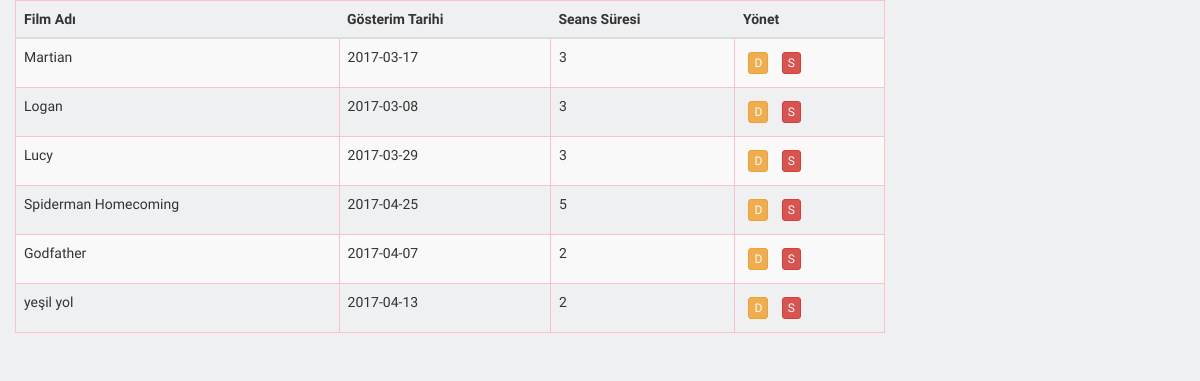
Page /panel/film-index.php on the committed database.
### tables this page shows
CREATE TABLE `filmler` (
  `id` int(2) NOT NULL,
  `film_adi` varchar(50) NOT NULL,
  `yonetmen` text NOT NULL,
  `oyuncular` varchar(175) NOT NULL,
  `ozet` varchar(500) NOT NULL,
  `fragman` varchar(200) NOT NULL,
  `afis` varchar(60) NOT NULL,
  `seans` int(2) NOT NULL,
  `gosterim_tarihi` date NOT NULL DEFAULT '2017-03-29',
  `gosterim_turu` tinyint(1) NOT NULL
);

### panel/film-index.php (the view, shortened to what this page needs)
<!DOCTYPE html>
<html lang="en">
<head>
    <link href="css/bootstrap.css" rel="stylesheet" type="text/css">
    <link href= "css/font-awesome.min.css" rel="stylesheet">
    <link href="css/hover.css" rel="stylesheet">
    <link href="css/jasny-bootstrap.min.css" rel="stylesheet">
     <link href="css/datatables.min.css" rel="stylesheet">
    <link href="css/ayar.css" rel="stylesheet">
</head>
<body>
<?php include ("connect.php"); ?>
    <div class="row">
        <div class="col-md-9">
            <div class="row">
                <table class="dataTable-example table table-striped">
                <thead>
                    <tr>
                        <th>Film Adı</th>
                        <th>Gösterim Tarihi</th>
                        <th>Seans Süresi</th>
                        <th>Yönet</th>
                    </tr>
                    </thead>
                    <tbody>
                      <?php
                     $filmler = $db ->prepare("select * from filmler");
                     $filmler -> execute(array());
                     $dizi = $filmler -> fetchALL(PDO::FETCH_ASSOC);
                     foreach ($dizi as $elements) {
                        $id = $elements["id"];
                        $film_adi= $elements["film_adi"];
                        $seans = $elements["seans"];
                        $gosterim_tarihi = $elements["gosterim_tarihi"];
                        echo ' <tr>
                        <td>'.$film_adi.'</td>
                        <td>'.$gosterim_tarihi.'</td>
                        <td>'.$seans.'</td>
                        <td>
                        <a class="btn btn-warning btn-xs" href="filmler.php?x=filmduzenle&id='.$id.'" role="button">D</a>
                        <a class="btn btn-danger btn-xs" href="film_sil.php?k='.$id.'" role="button">S</a></td>
                        </tr>';
                     }
                      ?>
                    </tbody>
                </table>
            </div>
        </div>
    </div>
</body>
</html>

### panel/css/ayar.css (style rules this page uses)
html,body { font-family: 'Work Sans', sans-serif; }
.row { margin-left: 0px; margin-right: 0px; }
body { background: #EFF0F1; }
table td { border-top: none !important; }
table , tr, td { border: 1px solid pink; }
.btn-xs { margin: 5px; }

### rows in the picture
filmler: film_adi "Martian", gosterim_tarihi "2017-03-17", seans "3"
filmler: film_adi "Logan", gosterim_tarihi "2017-03-08", seans "3"
filmler: film_adi "Lucy", gosterim_tarihi "2017-03-29", seans "3"
filmler: film_adi "Spiderman Homecoming", gosterim_tarihi "2017-04-25", seans "5"
filmler: film_adi "Godfather", gosterim_tarihi "2017-04-07", seans "2"
filmler: film_adi "yeşil yol", gosterim_tarihi "2017-04-13", seans "2"
